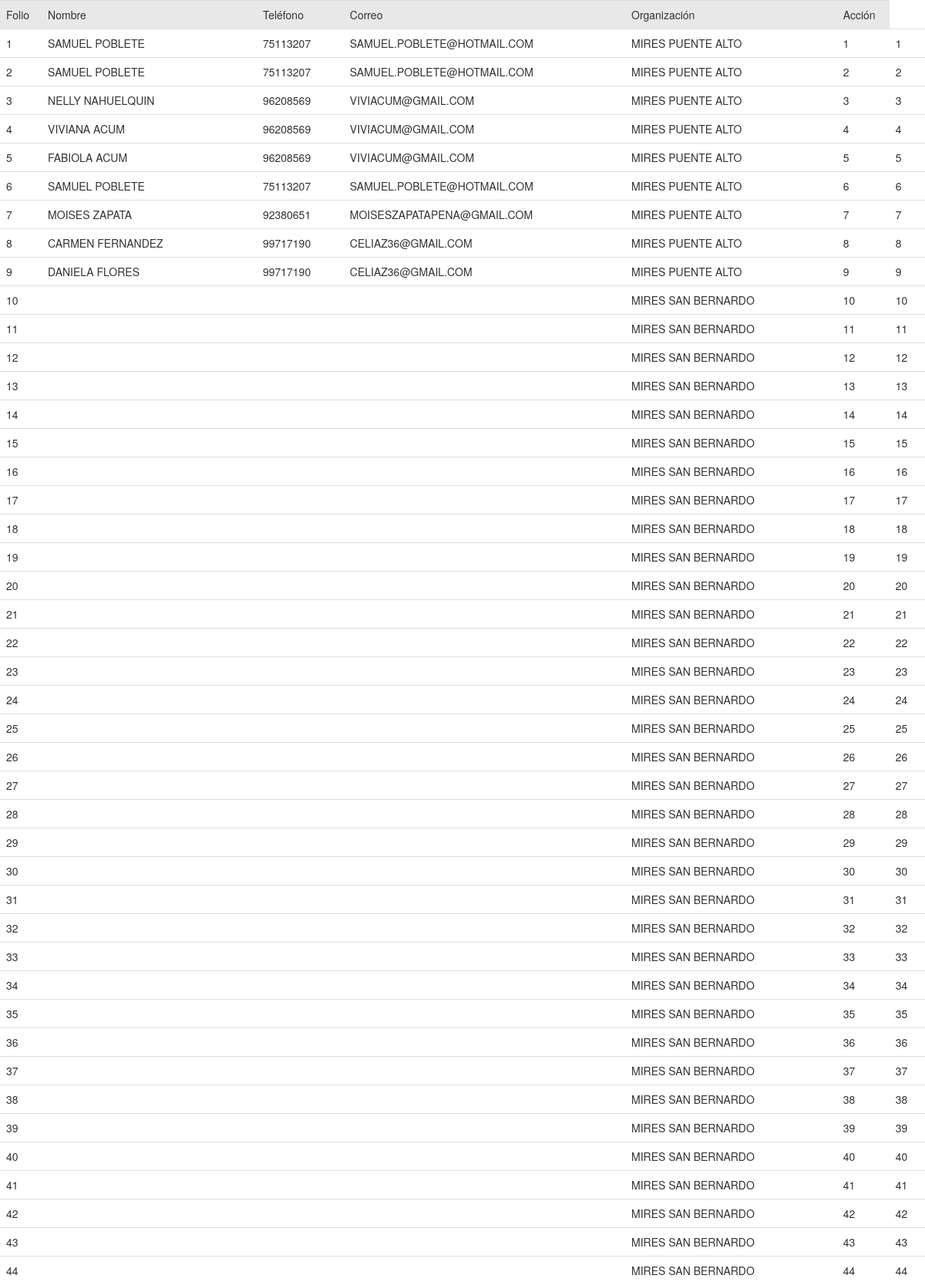
The page /lista.php (upper part) on the database its author committed.
### tables this page shows
CREATE TABLE IF NOT EXISTS `registro` (
`id` int(11) NOT NULL,
  `cesae` varchar(255) NOT NULL,
  `telefono` varchar(255) NOT NULL,
  `correo` varchar(255) NOT NULL,
  `organizacion` int(11) NOT NULL,
  `folio` int(11) NOT NULL
);

### db/db_mysql.inc.php (called while the page is built, shortened)
<?php
class ps_DB {
  var $lid = 0;
  var $qid = 0;
  var $record = array();
function connect() {
	if ($this->lid == 0) {
		$this->lid = mysqli_connect(DB_HOST,DB_USER,DB_PWD,DB_NAME);
	}
	return $this->lid;
}
  function query($q) {
    $this->qid = @mysqli_query($this->lid, $q);
    return $this->qid;
  }
  function next_record() {
    $this->record = @mysqli_fetch_array($this->qid);
    $stat = is_array($this->record);
    return $stat;
  }
  function f($field_name) {
    return stripslashes($this->record[$field_name]);
  }
}
?>

### etc/config.php (called while the page is built, shortened)
<?php
$organizacion[1] = "MIRES PUENTE ALTO";
$organizacion[2] = "MIRES SAN BERNARDO";
$organizacion[3] = "MIRES COLINA";
$organizacion[4] = "IGLESIA FUENTE DE VIDA";
$organizacion[5] = "IGLESIA FORTALEZA EN CRISTO";
$organizacion[6] = "MIRES MACUL";
$organizacion[7] = "MIRES LINARES";
$organizacion[8] = "MIRES FRANKIN";
$organizacion[9] = "MIRES RANCAGUA";
?>

### lista.php (the view, shortened to what this page needs)
<?php
include("./etc/config.php");
include("./db/db_mysql.inc.php");
$db = new PS_DB;
$q = "SELECT * FROM registro";
$db->query($q);
?>
<!DOCTYPE html>
        <html lang="es">
        <link rel="stylesheet" href="css/bootstrap.min.css">
        <link rel="stylesheet" href="css/formto.css">
 <div class="table-responsive">
  <table class="table table-hover">
    <tr>
        <td class="active">Folio</td>
        <td class="active">Nombre</td>
        <td class="active">Teléfono</td>
        <td class="active">Correo</td>
        <td class="active">Organización</td>
        <td class="active">Acción</td>
    </tr>
<?php
    while ($db->next_record()) {
?>
    <tr>
        <td><?php echo $db->f("folio")?></td>
        <td><?php echo $db->f("cesae")?></td>
        <td><?php echo $db->f("telefono")?></td>
        <td><?php echo $db->f("correo")?></td>
        <td><?php echo $organizacion[$db->f("organizacion")]?></td>
        <td><?php echo $db->f("folio")?></td>
        <td><?php echo $db->f("folio")?></td>
    </tr>
<?php
    }
?>
  </table>
</div>

### css/formto.css (style rules this page uses)
* { margin: 0; padding: 0; -webkit-box-sizing: border-box; -moz-box-sizing: border-box; -o-box-sizing: border-box; }

### rows shown on the page
registro: folio "1", cesae "SAMUEL POBLETE", telefono "75113207", correo "SAMUEL.POBLETE@HOTMAIL.COM", organizacion "MIRES PUENTE ALTO"
registro: folio "2", cesae "SAMUEL POBLETE", telefono "75113207", correo "SAMUEL.POBLETE@HOTMAIL.COM", organizacion "MIRES PUENTE ALTO"
registro: folio "3", cesae "NELLY NAHUELQUIN", telefono "96208569", correo "VIVIACUM@GMAIL.COM", organizacion "MIRES PUENTE ALTO"
registro: folio "4", cesae "VIVIANA ACUM", telefono "96208569", correo "VIVIACUM@GMAIL.COM", organizacion "MIRES PUENTE ALTO"
registro: folio "5", cesae "FABIOLA ACUM", telefono "96208569", correo "VIVIACUM@GMAIL.COM", organizacion "MIRES PUENTE ALTO"
registro: folio "6", cesae "SAMUEL POBLETE", telefono "75113207", correo "SAMUEL.POBLETE@HOTMAIL.COM", organizacion "MIRES PUENTE ALTO"
registro: folio "7", cesae "MOISES ZAPATA", telefono "92380651", correo "MOISESZAPATAPENA@GMAIL.COM", organizacion "MIRES PUENTE ALTO"
registro: folio "8", cesae "CARMEN FERNANDEZ", telefono "99717190", correo "CELIAZ36@GMAIL.COM", organizacion "MIRES PUENTE ALTO"
registro: folio "9", cesae "DANIELA FLORES", telefono "99717190", correo "CELIAZ36@GMAIL.COM", organizacion "MIRES PUENTE ALTO"
registro: folio "10", organizacion "MIRES SAN BERNARDO"
registro: folio "11", organizacion "MIRES SAN BERNARDO"
registro: folio "12", organizacion "MIRES SAN BERNARDO"
registro: folio "13", organizacion "MIRES SAN BERNARDO"
registro: folio "14", organizacion "MIRES SAN BERNARDO"
registro: folio "15", organizacion "MIRES SAN BERNARDO"
registro: folio "16", organizacion "MIRES SAN BERNARDO"
registro: folio "17", organizacion "MIRES SAN BERNARDO"
registro: folio "18", organizacion "MIRES SAN BERNARDO"
registro: folio "19", organizacion "MIRES SAN BERNARDO"
registro: folio "20", organizacion "MIRES SAN BERNARDO"
registro: folio "21", organizacion "MIRES SAN BERNARDO"
registro: folio "22", organizacion "MIRES SAN BERNARDO"
registro: folio "23", organizacion "MIRES SAN BERNARDO"
registro: folio "24", organizacion "MIRES SAN BERNARDO"
registro: folio "25", organizacion "MIRES SAN BERNARDO"
registro: folio "26", organizacion "MIRES SAN BERNARDO"
registro: folio "27", organizacion "MIRES SAN BERNARDO"
registro: folio "28", organizacion "MIRES SAN BERNARDO"
registro: folio "29", organizacion "MIRES SAN BERNARDO"
registro: folio "30", organizacion "MIRES SAN BERNARDO"
registro: folio "31", organizacion "MIRES SAN BERNARDO"
registro: folio "32", organizacion "MIRES SAN BERNARDO"
registro: folio "33", organizacion "MIRES SAN BERNARDO"
registro: folio "34", organizacion "MIRES SAN BERNARDO"
registro: folio "35", organizacion "MIRES SAN BERNARDO"
registro: folio "36", organizacion "MIRES SAN BERNARDO"
registro: folio "37", organizacion "MIRES SAN BERNARDO"
registro: folio "38", organizacion "MIRES SAN BERNARDO"
registro: folio "39", organizacion "MIRES SAN BERNARDO"
registro: folio "40", organizacion "MIRES SAN BERNARDO"
registro: folio "41", organizacion "MIRES SAN BERNARDO"
registro: folio "42", organizacion "MIRES SAN BERNARDO"
registro: folio "43", organizacion "MIRES SAN BERNARDO"
registro: folio "44", organizacion "MIRES SAN BERNARDO"
